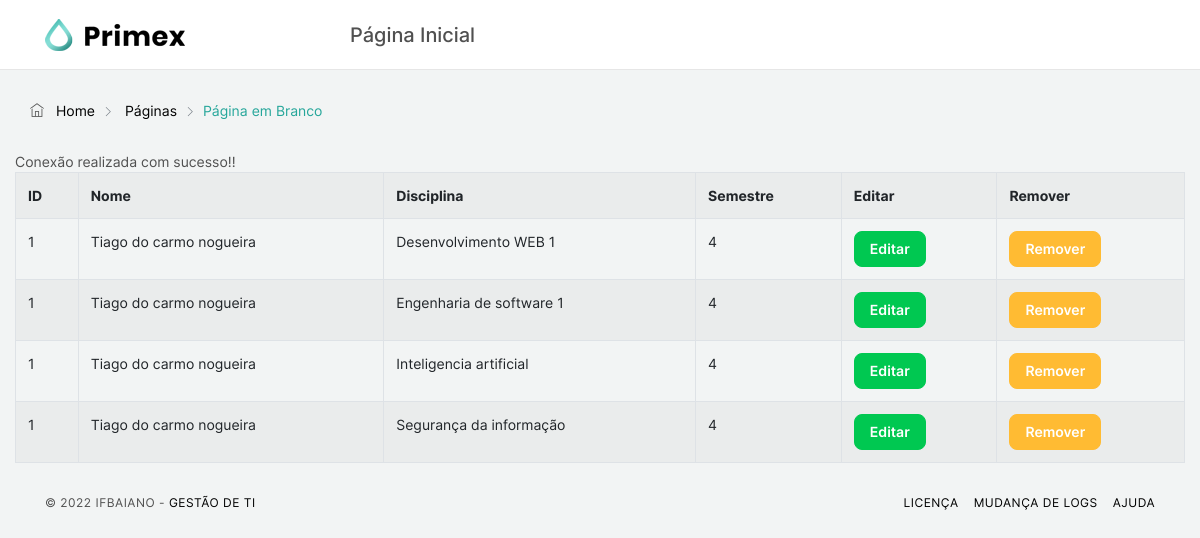
Page /page.php?page=listar_professor (signed in) on the committed database.
### tables this page shows
CREATE TABLE `professores` (
  `id` int NOT NULL AUTO_INCREMENT,
  `nome` varchar(45) DEFAULT NULL,
  `disciplinas_id` int NOT NULL,
  PRIMARY KEY (`id`,`disciplinas_id`),
  KEY `fk_professores_disciplinas1_idx` (`disciplinas_id`),
  CONSTRAINT `fk_professores_disciplinas1` FOREIGN KEY (`disciplinas_id`) REFERENCES `disciplinas` (`id`)
);

CREATE TABLE `disciplinas` (
  `id` int NOT NULL AUTO_INCREMENT,
  `disciplina` varchar(45) DEFAULT NULL,
  `periodo` varchar(45) DEFAULT NULL,
  PRIMARY KEY (`id`)
);

### pages/listar_professor.php (the view, shortened to what this page needs)
<?php
    include("./includes/conn.php");
?>
<table id="professores" class="table table-striped table-bordered">
    <tr>
        <td><strong>ID</strong></td>
        <td><strong>Nome</strong></td>
        <td><strong>Disciplina</strong></td>
        <td><strong>Semestre</strong></td>
        <td><strong>Editar</strong></td>
        <td><strong>Remover</strong></td>
    </tr>
    <?php
        $sql="SELECT professores.id, professores.nome,disciplinas.disciplina, disciplinas.periodo
        FROM professores
        JOIN disciplinas
        ON professores.id = disciplinas_id;  ";
        $result = mysqli_query($conn, $sql);
        while ($row = mysqli_fetch_array($result)) {
        ?>
            <tr>
                <td><?php echo $row[0]; ?></td>
                <td><?php echo $row[1]; ?></td>
                <td><?php echo $row[2]; ?></td>
                <td><?php echo $row[3]; ?></td>
                <td>
                    <button class="btn btn-success">
                        <a class="text-white" href="pages/editar_professor.php?id=<?php echo $row[0]; ?> ">Editar</a>
                    </button>
            </td>
                <td>
                    <button class="btn btn-warning ">
                        <a class="text-white" href="pages/delet_professor.php?id=
                        <?php echo $row[0]; ?> " onclick="return confirm
                        ('Tem certeza que deseja deletar esse registro?');">Remover</a>
                    </button>
                </td>
            </tr>
        <?php
        }
    ?>
</table>

### rows in the picture
professores: id "1", nome "Tiago do carmo nogueira", disciplinas.disciplina "Desenvolvimento WEB 1", disciplinas.periodo "4", disciplinas.disciplina "Engenharia de software 1", disciplinas.disciplina "Inteligencia artificial", disciplinas.disciplina "Segurança da informação"
